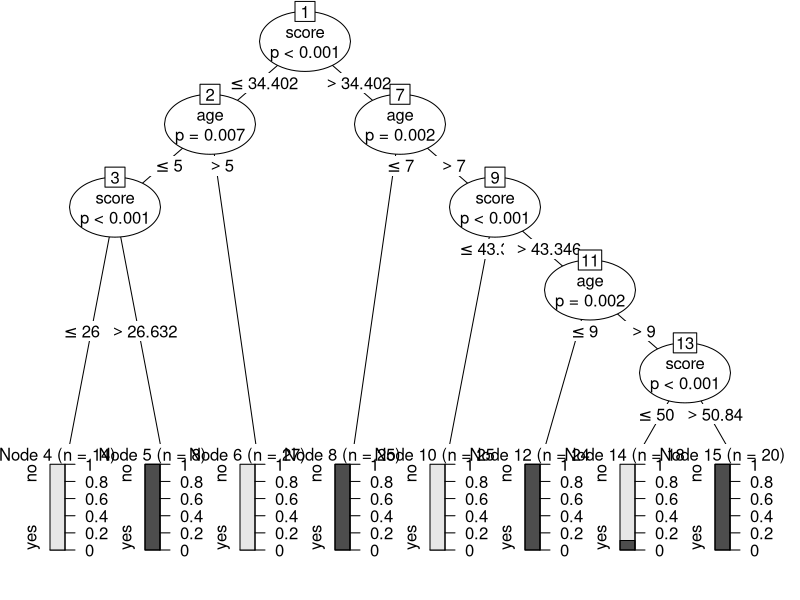

Source code (R):
# Load the party package. It will automatically load other
# dependent packages.

library(party)

#prepare data
data<-readingSkills
str(readingSkills)
summary(readingSkills)
#nativeSpeaker: a factor with levels no and yes, where yes indicates that the child is a native speaker of the language of the reading test.

#age:age of the child in years.
#shoeSize: shoe size of the child in cm.
#score: raw score on the reading test.
# Create the input data frame.
#data <- readingSkills[c(1:105),]
# partitioning data into training and testing datasets

set.seed(1234)
ind <- sample(2, nrow(data), replace = T, prob = c(0.8, 0.2))
training <- data[ind == 1,]
testing <- data[ind == 2,]
nrow(testing)

# Create the decision tree with party
tree <- ctree(nativeSpeaker ~ age + shoeSize + score, data = training)
#tree pruning (compact tree)
#tree <- ctree(nativeSpeaker ~ age + shoeSize + score, data = training, controls=ctree_control(mincriterion =0.9,minsplit = 100 ))
tree
# Plot the tree.
plot(tree)

#predict

pr<-predict(tree,testing,type="prob")

predict(tree,testing)
#testing[,1]
# CHECKING ACCURACY AND CROSS VALIDATION
#tab={table}(predict(tree), training[,1])
#tab
tab=table(predict(tree,testing), testing[,1])
tab
accuracy <- function(x){sum(diag(x)/(sum(rowSums(x)))) * 100}
accuracy(tab)

##################################################################

# PREDICTION
NEW=data.frame(age=10,shoeSize=17.4,score=45.12)
summary(NEW)

check=ctree(nativeSpeaker ~ age + shoeSize + score, data = training)
